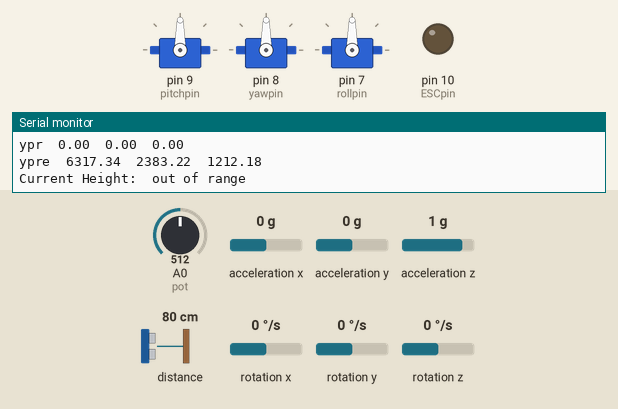
Bench run of a sketch on a simulated Arduino Uno, built with avr-gcc and run on an emulated ATmega328P. Shown: 3 × servo, output pins drawn as LEDs (lit = HIGH), the last lines printed to the serial monitor. The test bench sets the inputs (shaded band); at power-on: A0 (pot) = 512, acceleration x 0 g, acceleration y 0 g, acceleration z 1 g, distance to the obstacle 80 cm, rotation x 0 °/s, rotation y 0 °/s, rotation z 0 °/s.

Above: at 1.7 s.
1.8 s: A0 (pot) set to 716
At 2.5 s:
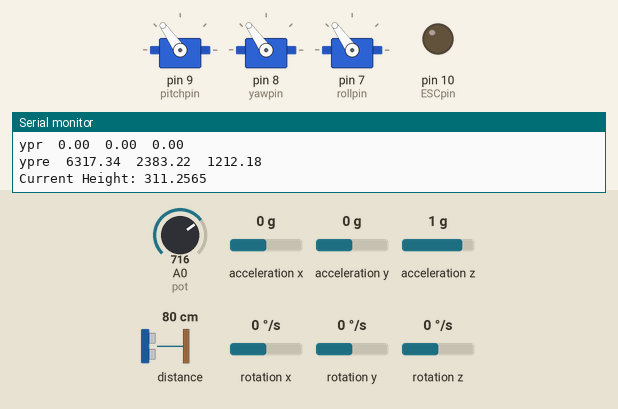
3.3 s: A0 (pot) set to 992
At 3.6 s:
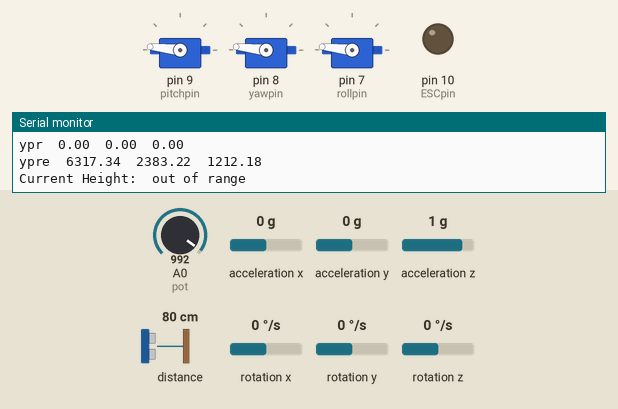
4.8 s: A0 (pot) set to 306
At 6.0 s:
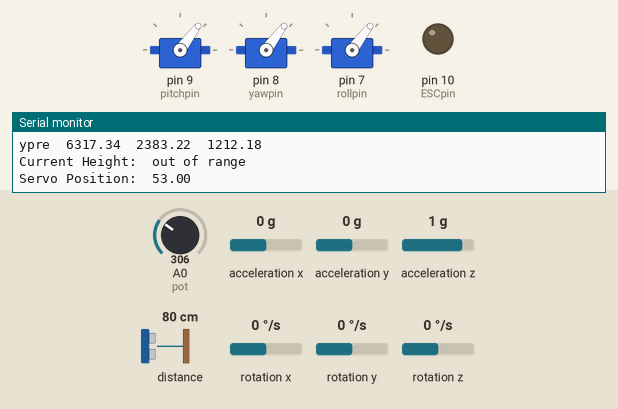
Timing chart, 0 to 11.5 s (numbered marks = the images above; inputs shaded):
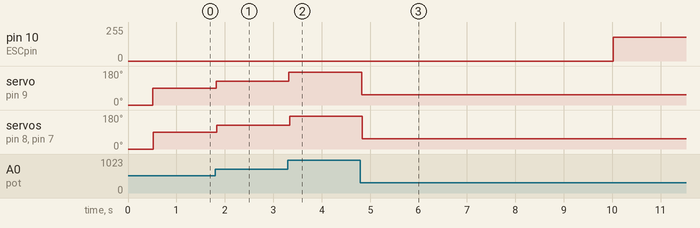

Measured:
- after the input at 1.8 s, servo on pin 9 (pitchpin), servo on pin 8 (yawpin), servo on pin 7 (rollpin): 90° → 125° at once
- after the input at 3.3 s, servo on pin 9 (pitchpin), servo on pin 8 (yawpin), servo on pin 7 (rollpin): 125° → 174° at once
- after the input at 4.8 s, servo on pin 9 (pitchpin), servo on pin 8 (yawpin), servo on pin 7 (rollpin): 174° → 53° at once

The sketch:

test5.ino
```cpp
///////////////////////////5th version of test code for MFWF/////////////////////////////
/*Version notes:
-MPU6050 needs to be updated to newer SEN-15335 9-axis sensor
-IMU may not need filter like the lidar.  Slow performance atm, will need to look into optimizing. Might be okay to just take the values, as it's an integration anyway. Could also look at manually integreating Adafruit_sensor value rather than using MPU6050 library
-Some code can still be optimized
-Specify motor output scale from 0-180
*/
#include <Servo.h> //Servo library
#include <Adafruit_Sensor.h>  //General sensor data library
#include "MPU6050_6Axis_MotionApps20.h"  //0x68 serial address
#include "I2Cdev.h"
#include "Wire.h"  //Required to talk to multiple components
#include <Adafruit_VL53L0X.h>  //0x29 serial address
#include <SimpleKalmanFilter.h>  //Filter Library

//Pin specifications
#define ESCpin 10 //ESC PWM
#define pitchpin 9 //Servo
#define yawpin 8 //Servo
#define rollpin 7 //Servo

//Potentiometer pin, which can be used to control pitch, yaw and roll for testing
#define pot A0//Test potentiometer

Adafruit_VL53L0X lox = Adafruit_VL53L0X();


MPU6050 mpu;
#define OUTPUT_READABLE_YAWPITCHROLL

//Variables
double sensorValue = 0;
double duration;
double distance;
float z; //height
int potval; //Use for testing with potentiometer
float potpos; // Test potentiometer position
float pitchval; //Current pitch
float yawval; //Current yaw
float rollval; //Current roll
float ypr[3]; //Current Yaw, pitch and roll
float ypre[3]; //Filteres yaw, pitch and roll
//Other necessary Variables
bool dmpReady = false;  // set true if DMP init was successful
uint8_t mpuIntStatus;   // holds actual interrupt status byte from MPU
uint8_t devStatus;      // return status after each device operation (0 = success, !0 = error)
uint16_t packetSize;    // expected DMP packet size (default is 42 bytes)
uint16_t fifoCount;     // count of all bytes currently in FIFO
uint8_t fifoBuffer[64]; // FIFO storage buffer
Quaternion q;           // [w, x, y, z]         quaternion container
VectorInt16 aa;         // [x, y, z]            accel sensor measurements
VectorInt16 aaReal;     // [x, y, z]            gravity-free accel sensor measurements
VectorInt16 aaWorld;    // [x, y, z]            world-frame accel sensor measurements
VectorFloat gravity;    // [x, y, z]            gravity vector

//Servo names
Servo pitch;
Servo yaw;
Servo roll;

//Filter Setup
SimpleKalmanFilter simpleKalmanFilter(2, 2, 0.01);

// Serial output refresh time
const long SERIAL_REFRESH_TIME = 100;
long refresh_time;

////////////////////SETUP//////////////////////////

void setup() {
  Serial.begin(115200); //Higher rate
  //Begin communication with i2c for serial data
  Wire.begin();

  #if I2CDEV_IMPLEMENTATION == I2CDEV_BUILTIN_FASTWIRE
        Fastwire::setup(400, true);
    #endif
  while (!Serial); //will pause until serial console opens

  //ESC & Motor Setup
  pinMode(ESCpin, OUTPUT);
  //Servo Setup and bringing servos to 'start' position
  pitch.attach(pitchpin);
  yaw.attach(yawpin);
  roll.attach(rollpin);

  //Servo Test (Manually input position here)
  pitch.write(0);
  yaw.write(0);
  roll.write(0);

  //Check for IMU sensor (NEEDS TO BE CHANGED FOR NEW IMU)
  //IMU code. Uses MPU6050 library, use for yaw, pitch and roll
  mpu.initialize();

    // verify connection
    Serial.println(F("Testing device connections..."));
    Serial.println(mpu.testConnection() ? F("MPU6050 connection successful") : F("MPU6050 connection failed"));

    // load and configure the DMP
    Serial.println(F("Initializing DMP..."));
    devStatus = mpu.dmpInitialize();

    // supply your own gyro offsets here, scaled for min sensitivity
    mpu.setXGyroOffset(0);
    mpu.setYGyroOffset(0);
    mpu.setZGyroOffset(0);
    mpu.setZAccelOffset(1688); // 1688 factory default for my test chip

    // make sure it worked (returns 0 if so)
    if (devStatus == 0) {
        // Calibration Time: generate offsets and calibrate our MPU6050
        mpu.CalibrateAccel(6);
        mpu.CalibrateGyro(6);
        mpu.PrintActiveOffsets();
        // turn on the DMP, now that it's ready
        Serial.println(F("Enabling DMP..."));
        mpu.setDMPEnabled(true);

        // enable Arduino interrupt detection
        Serial.print(F("Enabling interrupt detection (Arduino external interrupt "));
        mpuIntStatus = mpu.getIntStatus();

        // set our DMP Ready flag so the main loop() function knows it's okay to use it
        Serial.println(F("DMP ready! Waiting for first interrupt..."));
        dmpReady = true;

        // get expected DMP packet size for later comparison
        packetSize = mpu.dmpGetFIFOPacketSize();
    } else {
        // ERROR!
        // 1 = initial memory load failed
        // 2 = DMP configuration updates failed
        // (if it's going to break, usually the code will be 1)
        Serial.print(F("DMP Initialization failed (code "));
        Serial.print(devStatus);
        Serial.println(F(")"));
    }

  Serial.println("");

  Serial.println("Adafruit VL53L0X test");
  if (!lox.begin(0x29,true)) {
    Serial.println(F("Failed to boot VL53L0X"));
    while(1);
  }
  //Set lidar to long-range mode
  lox.configSensor(Adafruit_VL53L0X :: VL53L0X_SENSE_LONG_RANGE);

  //Potentiometer (Not required, automatic input)
  pinMode(0, INPUT);
}

void loop() {
  //Note for future: 3 LEDs for Up-Hover-Fall phases if there are extra pins

  //Servo Actuation
  potval = analogRead(pot);
  potpos = map(potval, 0, 1023, 0, 180);
  pitch.write(potpos);
  yaw.write(potpos);
  roll.write(potpos);
  Serial.print("Servo Position:\t");
  Serial.println(potpos);

  //Reading Yaw, pitch and roll
  if (mpu.dmpGetCurrentFIFOPacket(fifoBuffer)) { // Get the Latest packet

  // display Euler angles in degrees
  mpu.dmpGetQuaternion(&q, fifoBuffer);
  mpu.dmpGetGravity(&gravity, &q);
  mpu.dmpGetYawPitchRoll(ypr, &q, &gravity);
  Serial.print("ypr\t");
  Serial.print(ypr[0] * 180/M_PI);
  Serial.print("\t");
  Serial.print(ypr[1] * 180/M_PI);
  Serial.print("\t");
  Serial.println(ypr[2] * 180/M_PI);

  //Filtering Data from IMU
  ypre[0] = simpleKalmanFilter.updateEstimate(ypr[0]);
  ypre[1] = simpleKalmanFilter.updateEstimate(ypr[1]);
  ypre[2] = simpleKalmanFilter.updateEstimate(ypr[2]);

  //Outputing YPR data
  Serial.print("ypre\t");
  Serial.print(ypre[0] * 180/M_PI);
  Serial.print("\t");
  Serial.print(ypre[1] * 180/M_PI);
  Serial.print("\t");
  Serial.println(ypre[2] * 180/M_PI);
  }

  //Reading Lidar Data
  VL53L0X_RangingMeasurementData_t measure;

  Serial.print("Current Height: ");
  lox.rangingTest(&measure, false); // pass in 'true' to get debug data printout!

  if (measure.RangeStatus != 4) {  // phase failures have incorrect data
    z = measure.RangeMilliMeter; //Unfiltered height
    float ze = simpleKalmanFilter.updateEstimate(z);  //Filtered height

  // send to Serial output every 100ms
  // use the Serial Ploter for a good visualization
  //Complete following loop after a certain amount of data has been read for accurate filtration
    if (millis() > refresh_time) {
      //Serial.println(z,4);  //Unfiltered geight
      //Serial.print(",");
      Serial.print(ze,4);
      Serial.println();

      refresh_time = millis() + SERIAL_REFRESH_TIME;
    } else {
      Serial.println(" out of range ");
    }
  }

  //Motor Check.  Will be developed to match profile later, PID to be integrated as well. Possibly in an outside function that can be called each time it is needed
  //Note that analog values are chosen arbitrarily to give a general idea of relative power in each phase
  if (millis()<10000){
    //10s to colloect sensor data before flight starts
    analogWrite(ESCpin, 0);
  }else if (millis()>=10000||millis()<20000){
    analogWrite(ESCpin, 180);
  }else if (millis()>=20000||millis()<80000){
    analogWrite(ESCpin, 90);
    //Will also need altitude check for increasing/decreasing power
    while(z<1000){
      analogWrite(ESCpin, 120);
    }
    while(z>1500){
      analogWrite(ESCpin, 60);
    }
  }else if (millis()>=80000||millis()<90000){
    analogWrite(ESCpin, 45);
  }else{
    analogWrite(ESCpin, LOW);
  }

  Serial.println("");
  //delay(100); //Delay for making readings/debugging easier. Not required
}
```
